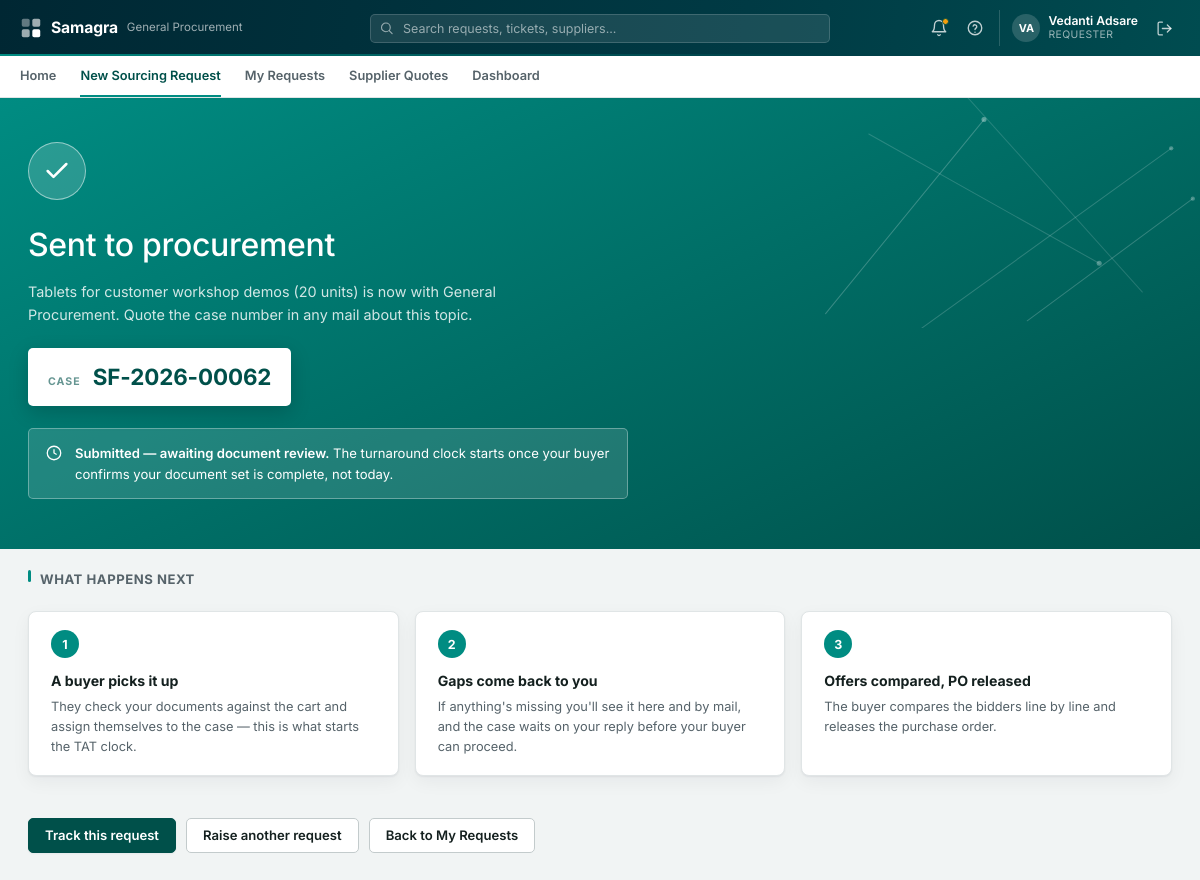
Screenshot of /requests/new/success/SF-2026-00062 (signed in) with the database file from the repository.
### tables this page shows
CREATE TABLE users (
    email           TEXT PRIMARY KEY,
    name            TEXT NOT NULL,
    salt            TEXT NOT NULL,
    password_hash   TEXT NOT NULL,
    created_at      TIMESTAMP NOT NULL
);

CREATE TABLE cases (
    id                          INTEGER PRIMARY KEY AUTOINCREMENT,
    ticket_no                   TEXT UNIQUE,
    sc_number                   TEXT NOT NULL UNIQUE,
    topic_title                 TEXT NOT NULL,
    description                 TEXT,
    requestor_name              TEXT NOT NULL,
    requestor_email             TEXT NOT NULL,
    requestor_contact           TEXT,
    is_on_behalf                INTEGER DEFAULT 0,
    submitted_by_name           TEXT,
    submitted_by_email          TEXT,
    requesting_dept             TEXT NOT NULL,
    requisitioning_bu           TEXT,
    expense_commodity           TEXT,
    delivery_location           TEXT,
    topic_value_inr             REAL NOT NULL,
    currency                    TEXT,
    tax_basis                   TEXT,
    fc_valid_till               DATE,
    date_required_by            DATE,
    submitted_at                TIMESTAMP NOT NULL,
    status                      TEXT NOT NULL,
    assigned_buyer              TEXT,
    final_corrected_docs_date   DATE,
    defined_tat                 INTEGER,
    expected_po_closure         DATE,
    case_folder                 TEXT NOT NULL,
    parse_status                TEXT,
    remarks_for_user            TEXT,
    remarks_for_buyer           TEXT,
    in_scope                    INTEGER DEFAULT 1
, cost_center TEXT, employee_code TEXT, user_id TEXT, sourcing_type TEXT DEFAULT 'Product', fx_rate REAL DEFAULT 1.0, topic_value_foreign REAL, delivery_from_date DATE, delivery_to_date DATE, mrm_conducted TEXT, mrm_reason TEXT, po_number TEXT, delivery_building TEXT, mrm_relevant TEXT, offer_analysis TEXT, offer_analysis_at TIMESTAMP, source TEXT DEFAULT 'portal', external_case_id TEXT, category TEXT, est_value REAL, est_currency TEXT, rfq_deadline DATE, external_status TEXT, sourcing_basis TEXT DEFAULT 'One-time sourcing', value_eur REAL, offer_comparison TEXT, brief TEXT, brief_at TIMESTAMP, brief_key TEXT, market_benchmark TEXT, market_benchmark_at TIMESTAMP, infosec_answers TEXT, infosec_required INTEGER);

### routers/requester_routes.py (the view)
@router.get("/requests/new/success/{ticket_no}", response_class=HTMLResponse)
async def new_request_success(request: Request, ticket_no: str, user=Depends(require_requester)):
    case = db.get_case_by_ticket_no(ticket_no)
    if case is None or (case["requestor_email"] != user["email"] and case["submitted_by_email"] != user["email"]):
        return templates.TemplateResponse(request, "errors/404.html", {"user": user}, status_code=404)
    return templates.TemplateResponse(
        request,
        "requester/new_request_success.html",
        {"user": user, "nav_page": "new_request", "case": case},
    )

### templates/requester/new_request_success.html (shortened to what this page needs)
{% extends "base.html" %}
{% block hero %}
<div class="sf-hero-band sf-win-hero">
    <div class="sf-hero-inner">
        <div class="sf-win-tick">
            <svg width="28" height="28" viewBox="0 0 24 24" fill="none" stroke="#fff" stroke-width="2.2" stroke-linecap="round" stroke-linejoin="round"><path d="M20 6 9 17l-5-5"></path></svg>
        </div>
        <h1>Sent to procurement</h1>
        <p class="sf-win-lede">{{ case.topic_title }} is now with General Procurement. Quote the case number in any mail about this topic.</p>
        <div class="sf-win-caseid">
            <small>Case</small>
            <b>{{ case.ticket_no }}</b>
        </div>
        <div class="sf-win-clockline">
            <svg width="18" height="18" viewBox="0 0 24 24" fill="none" stroke="#fff" stroke-width="1.7"><circle cx="12" cy="12" r="9"></circle><path d="M12 7v5l3.5 2"></path></svg>
            <span><b>Submitted — awaiting document review.</b> The turnaround clock starts once your buyer confirms your document set is complete, not today.</span>
        </div>
    </div>
</div>
{% endblock %}
{% block content %}
    <h2 class="sf-section-header" style="margin-top:0;">What happens next</h2>
    <div class="sf-next-row">
        <div class="sf-card sf-next-card">
            <div class="sf-next-card__num">1</div>
            <b>A buyer picks it up</b>
            <p>They check your documents against the cart and assign themselves to the case — this is what starts the TAT clock.</p>
        </div>
        <div class="sf-card sf-next-card">
            <div class="sf-next-card__num">2</div>
            <b>Gaps come back to you</b>
            <p>If anything's missing you'll see it here and by mail, and the case waits on your reply before your buyer can proceed.</p>
        </div>
        <div class="sf-card sf-next-card">
            <div class="sf-next-card__num">3</div>
            <b>Offers compared, PO released</b>
            <p>The buyer compares the bidders line by line and releases the purchase order.</p>
        </div>
    </div>
    <div class="sf-win-donebtns">
        <a href="/requests/{{ case.id }}" class="sf-btn sf-btn--primary">Track this request</a>
        <a href="/requests/new" class="sf-btn sf-btn--secondary">Raise another request</a>
        <a href="/requests" class="sf-btn sf-btn--secondary">Back to My Requests</a>
    </div>
{% endblock %}

### templates/base.html (shortened to what this page needs)
<!doctype html>
<html lang="en">
<head>
    <link rel="stylesheet" href="{{ asset_url('/static/css/base.css') }}">
    <link rel="stylesheet" href="{{ asset_url('/static/css/header.css') }}">
    <link rel="stylesheet" href="{{ asset_url('/static/css/forms.css') }}">
    <link rel="stylesheet" href="{{ asset_url('/static/css/queue.css') }}">
    <link rel="stylesheet" href="{{ asset_url('/static/css/login.css') }}">
    <link rel="stylesheet" href="{{ asset_url('/static/css/detail-hero.css') }}">
    <link rel="stylesheet" href="{{ asset_url('/static/css/new-request-form.css') }}">
    <link rel="stylesheet" href="{{ asset_url('/static/css/requester-home.css') }}">
    <link rel="stylesheet" href="{{ asset_url('/static/css/login-split.css') }}">
    <link rel="stylesheet" href="{{ asset_url('/static/css/confirm-success.css') }}">
    <link rel="stylesheet" href="{{ asset_url('/static/css/my-requests.css') }}">
    <link rel="stylesheet" href="{{ asset_url('/static/css/buyer-queue-list.css') }}">
    <link rel="stylesheet" href="{{ asset_url('/static/css/case-status.css') }}">
</head>
<body class="{% block body_class %}{% endblock %}">
{% import "_macros/icons.html" as ic %}
{% import "_macros/notification_panel.html" as np %}
{% if user %}
<div class="sf-shell-header">
    <div class="sf-shell-header__row">
        <a class="sf-shell-brand" href="/home" title="Home">
            <span class="sf-shell-brand__name">Samagra</span>
            <span class="sf-shell-brand__dept">General Procurement</span>
        </a>
        {% if not user.is_admin %}
        <form class="sf-shell-search" method="get" action="{{ '/queue' if user.role == 'buyer' else '/requests' }}">
            <input type="text" name="q" placeholder="Search requests, tickets, suppliers..." value="{{ request.query_params.get('q', '') }}">
        </form>
        {% else %}
        <div class="sf-shell-search" style="visibility:hidden;"></div>
        {% endif %}
        <div class="sf-shell-actions">
            {{ np.render(notifications) }}
            <a class="sf-shell-icon-btn" href="mailto:procurement.intake.demo@outlook.com" title="Help &amp; support">{{ ic.icon("help-circle", 18) }}</a>
            <div class="sf-shell-user">
                <span class="sf-avatar">{{ user.name | initials }}</span>
                <div class="sf-shell-user__meta">
                    <span class="sf-shell-user__name">{{ user.name }}</span>
                    <span class="sf-shell-user__role">{{ "Procurement head" if user.is_admin else ("Buyer (GP)" if user.role == "buyer" else "Requester") }}</span>
                </div>
            </div>
            <form class="sf-logout-form" method="post" action="/logout">
                <button type="submit" class="sf-shell-icon-btn" title="Log out">{{ ic.icon("log-out", 17) }}</button>
            </form>
        </div>
    </div>
</div>
{% if not hide_nav_tabs %}
<div class="sf-shell-subnav">
    <div class="sf-shell-subnav__row">
        {% if user.role == "requester" %}
        <a class="sf-shell-subnav__link {{ 'active' if nav_page == 'home' else '' }}" href="/home">Home</a>
        <a class="sf-shell-subnav__link {{ 'active' if nav_page == 'new_request' else '' }}" href="/requests/new">New Sourcing Request</a>
        <a class="sf-shell-subnav__link {{ 'active' if nav_page == 'my_requests' else '' }}" href="/requests">My Requests</a>
        <a class="sf-shell-subnav__link {{ 'active' if nav_page == 'supplier_rfq' else '' }}" href="/supplier-rfq">Supplier Quotes</a>
        <a class="sf-shell-subnav__link {{ 'active' if nav_page == 'dashboard' else '' }}" href="/dashboard">Dashboard</a>
        {% elif user.is_admin %}
        {# The procurement head monitors; the dashboard is the whole job. No
           queue, no cases of their own, no mailbox to work. #}
        <a class="sf-shell-subnav__link active" href="/dashboard">Dashboard</a>
        {% endif %}
    </div>
</div>
{% endif %}
{% endif %}
{% block hero %}{% endblock %}
<main class="sf-content {% block content_width %}{% endblock %}">
    {% block content %}{% endblock %}
</main>
</body>
</html>

### static/css/base.css (style rules this page uses)
:root { --sf-teal: #008C82; --sf-teal-deep: #00504A; --sf-teal-ink: #00726B; --sf-teal-wash: #EAF4F3; --sf-primary: var(--sf-teal-deep); --sf-primary-hover: #003B37; --sf-shell-bg: #002733; --sf-accent: var(--sf-teal-ink); --sf-accent-hover: var(--sf-teal-deep); --sf-bg: #F1F4F4; --sf-surface: #FFFFFF; --sf-surface-alt: #F6F8F8; --sf-border: #E0E5E6; --sf-border-strong: #C3CBCC; --sf-text: #14201F; --sf-text-muted: #56636A; --sf-text-faint: #87929A; --sf-danger: #B42318; --sf-danger-bg: #FBEAEA; --sf-warning: #B45309; --sf-warning-bg: #FEF2E1; --sf-success: #15803D; --sf-success-bg: #E5F5EA; --sf-info: #1D4ED8; --sf-info-bg: #E8F0FE; --sf-radius: 5px; --sf-radius-lg: 8px; --sf-shadow-sm: 0 1px 2px rgba(0, 39, 51, .05); --sf-shadow: 0 1px 2px rgba(0, 39, 51, .05), 0 4px 14px rgba(0, 39, 51, .05); --sf-shadow-lg: 0 12px 34px rgba(0, 39, 51, .14); --sf-shell-header-h: 56px; --sf-shell-nav-h: 42px; --sf-font: "Inter", "Segoe UI", system-ui, -apple-system, Roboto, Helvetica, Arial, sans-serif; }
* { box-sizing: border-box; }
html, body { margin: 0; padding: 0; }
body { background: var(--sf-bg); color: var(--sf-text); font-family: var(--sf-font); font-size: 13.5px; line-height: 1.55; -webkit-font-smoothing: antialiased; -moz-osx-font-smoothing: grayscale; font-feature-settings: "cv05" 1, "cv11" 1; }
h1, h2, h3 { text-wrap: balance; letter-spacing: -0.011em; }
a { color: var(--sf-accent); text-decoration: none; transition: color .12s ease; }
.sf-content { max-width: 1320px; margin: 0 auto; padding: 20px 28px 48px; }
.sf-card { background: var(--sf-surface); border: 1px solid var(--sf-border); border-radius: var(--sf-radius-lg); box-shadow: var(--sf-shadow-sm); padding: 18px 22px; margin-bottom: 16px; }
.sf-section-header { position: relative; font-size: 0.82rem; font-weight: 700; letter-spacing: 0.04em; text-transform: uppercase; color: var(--sf-text-muted); padding: 0 0 8px 12px; margin: 26px 0 14px; }
.sf-section-header::before { content: ""; position: absolute; left: 0; top: 1px; width: 3px; height: 12px; border-radius: 2px; background: var(--sf-teal); }
.sf-section-header:first-child { margin-top: 0; }
.sf-btn { display: inline-flex; align-items: center; justify-content: center; gap: 6px; border: 1px solid transparent; border-radius: var(--sf-radius); padding: 8px 16px; font-size: 0.82rem; font-weight: 600; cursor: pointer; text-decoration: none; line-height: 1.3; font-family: inherit; white-space: nowrap; transition: background-color .14s ease, border-color .14s ease, box-shadow .14s ease, transform .08s ease; }
.sf-btn--primary { background: var(--sf-primary); color: #fff; border-color: var(--sf-primary); box-shadow: var(--sf-shadow-sm); }
.sf-btn--secondary { background: #fff; border-color: var(--sf-border-strong); color: var(--sf-text); }
.sf-avatar { display: inline-flex; align-items: center; justify-content: center; width: 28px; height: 28px; border-radius: 50%; background: rgba(255, 255, 255, 0.16); color: #fff; font-weight: 700; font-size: 0.68rem; flex-shrink: 0; }

### static/css/detail-hero.css (style rules this page uses)
:root { --sf-hero-teal: #008C82; --sf-hero-teal-deep: #00504A; --sf-oracle-red: #C74634; --sf-card-shadow: 0 1px 2px rgba(15, 23, 42, .06), 0 6px 18px rgba(15, 23, 42, .05); }
.sf-hero-band { position: relative; min-height: 160px; display: flex; flex-direction: column; justify-content: center; background: linear-gradient(155deg, var(--sf-hero-teal) 0%, var(--sf-hero-teal-deep) 100%); color: #fff; padding: 16px 28px; }
.sf-hero-band::before { content: ""; position: absolute; inset: 0; background-repeat: no-repeat; background-position: right top; background-size: 720px auto; pointer-events: none; }
.sf-hero-inner { position: relative; z-index: 1; max-width: 1320px; margin: 0 auto; width: 100%; }
.sf-card { box-shadow: var(--sf-card-shadow); }

### rows the page displays
users: name|initials "VA", name "Vedanti Adsare"
cases: topic_title "Tablets for customer workshop demos (20 units)", ticket_no "SF-2026-00062"
